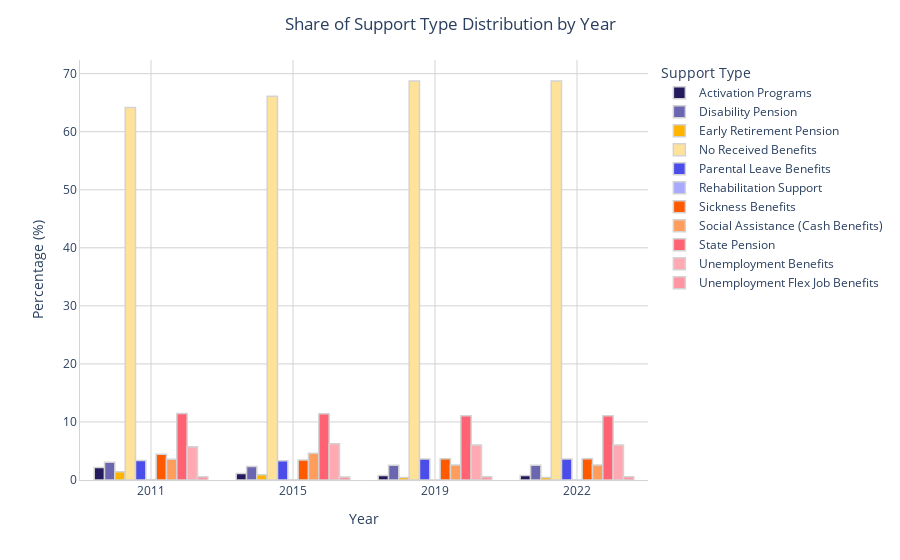

The code cell stored with this chart in its notebook:
### Code cell
# Group and aggregate
df_total_pers = df_support_long.query("SupportType=='Total Number of Persons'").groupby('Year')['Count'].sum().reset_index()
df_total_pers = df_total_pers.rename(columns={'Count': 'TotalPersons'})

df_support_count = df_support_long.query("SupportType!='Total Number of Persons'").groupby(['Year', 'SupportType'])['Count'].sum().reset_index()

df_support_ratio = pd.merge(df_support_count, df_total_pers, on='Year')
df_support_ratio['SupportRatio'] = df_support_ratio['Count'] / df_support_ratio['TotalPersons']

# Call the plot function
plot_grouped_bar_dist(
    years=df_support_ratio['Year'],
    counts=df_support_ratio['SupportType'],
    legend='Support Type',
    color_map = expanded_colors,
    values=df_support_ratio['SupportRatio'],
    html='support_type_by_year.html',
    title='Share of Support Type Distribution by Year', 
    show_percentage=True
)

### Figure 1 — Plotly figure (JSON) as saved in the notebook; plotly's stock layout.template omitted (floating-point values rounded to 4 significant figures)
{"data": [{"alignmentgroup": "True", "hovertemplate": "Support Type=Activation Programs<br>Year=%{x}<br>Percentage=%{text}<extra></extra>", "legendgroup": "Activation Programs", "marker": {"color": "#241B5F", "line": {"color": "lightgrey", "width": 1.5}, "pattern": {"shape": ""}}, "name": "Activation Programs", "offsetgroup": "Activation Programs", "orientation": "v", "showlegend": true, "text": [2.156, 1.139, 0.7729, 0.7729], "textposition": "outside", "texttemplate": "%{text:.1f}%", "type": "bar", "x": ["2011", "2015", "2019", "2022"], "xaxis": "x", "y": [2.156, 1.139, 0.7729, 0.7729], "yaxis": "y"}, {"alignmentgroup": "True", "hovertemplate": "Support Type=Disability Pension<br>Year=%{x}<br>Percentage=%{text}<extra></extra>", "legendgroup": "Disability Pension", "marker": {"color": "#6A66B2", "line": {"color": "lightgrey", "width": 1.5}, "pattern": {"shape": ""}}, "name": "Disability Pension", "offsetgroup": "Disability Pension", "orientation": "v", "showlegend": true, "text": [3.069, 2.347, 2.532, 2.532], "textposition": "outside", "texttemplate": "%{text:.1f}%", "type": "bar", "x": ["2011", "2015", "2019", "2022"], "xaxis": "x", "y": [3.069, 2.347, 2.532, 2.532], "yaxis": "y"}, {"alignmentgroup": "True", "hovertemplate": "Support Type=Early Retirement Pension<br>Year=%{x}<br>Percentage=%{text}<extra></extra>", "legendgroup": "Early Retirement Pension", "marker": {"color": "#FFB400", "line": {"color": "lightgrey", "width": 1.5}, "pattern": {"shape": ""}}, "name": "Early Retirement Pension", "offsetgroup": "Early Retirement Pension", "orientation": "v", "showlegend": true, "text": [1.411, 0.91, 0.43, 0.43], "textposition": "outside", "texttemplate": "%{text:.1f}%", "type": "bar", "x": ["2011", "2015", "2019", "2022"], "xaxis": "x", "y": [1.411, 0.91, 0.43, 0.43], "yaxis": "y"}, {"alignmentgroup": "True", "hovertemplate": "Support Type=No Received Benefits<br>Year=%{x}<br>Percentage=%{text}<extra></extra>", "legendgroup": "No Received Benefits", "marker": {"color": "#FFE299", "line": {"color": "lightgrey", "width": 1.5}, "pattern": {"shape": ""}}, "name": "No Received Benefits", "offsetgroup": "No Received Benefits", "orientation": "v", "showlegend": true, "text": [64.18, 66.1, 68.73, 68.73], "textposition": "outside", "texttemplate": "%{text:.1f}%", "type": "bar", "x": ["2011", "2015", "2019", "2022"], "xaxis": "x", "y": [64.18, 66.1, 68.73, 68.73], "yaxis": "y"}, {"alignmentgroup": "True", "hovertemplate": "Support Type=Parental Leave Benefits<br>Year=%{x}<br>Percentage=%{text}<extra></extra>", "legendgroup": "Parental Leave Benefits", "marker": {"color": "#4A4DE9", "line": {"color": "lightgrey", "width": 1.5}, "pattern": {"shape": ""}}, "name": "Parental Leave Benefits", "offsetgroup": "Parental Leave Benefits", "orientation": "v", "showlegend": true, "text": [3.371, 3.308, 3.617, 3.617], "textposition": "outside", "texttemplate": "%{text:.1f}%", "type": "bar", "x": ["2011", "2015", "2019", "2022"], "xaxis": "x", "y": [3.371, 3.308, 3.617, 3.617], "yaxis": "y"}, {"alignmentgroup": "True", "hovertemplate": "Support Type=Rehabilitation Support<br>Year=%{x}<br>Percentage=%{text}<extra></extra>", "legendgroup": "Rehabilitation Support", "marker": {"color": "#A7AAFF", "line": {"color": "lightgrey", "width": 1.5}, "pattern": {"shape": ""}}, "name": "Rehabilitation Support", "offsetgroup": "Rehabilitation Support", "orientation": "v", "showlegend": true, "text": [0.06879, 0.01878, 0.007178, 0.007178], "textposition": "outside", "texttemplate": "%{text:.1f}%", "type": "bar", "x": ["2011", "2015", "2019", "2022"], "xaxis": "x", "y": [0.06879, 0.01878, 0.007178, 0.007178], "yaxis": "y"}, {"alignmentgroup": "True", "hovertemplate": "Support Type=Sickness Benefits<br>Year=%{x}<br>Percentage=%{text}<extra></extra>", "legendgroup": "Sickness Benefits", "marker": {"color": "#FF5A00", "line": {"color": "lightgrey", "width": 1.5}, "pattern": {"shape": ""}}, "name": "Sickness Benefits", "offsetgroup": "Sickness Benefits", "orientation": "v", "showlegend": true, "text": [4.433, 3.442, 3.67, 3.67], "textposition": "outside", "texttemplate": "%{text:.1f}%", "type": "bar", "x": ["2011", "2015", "2019", "2022"], "xaxis": "x", "y": [4.433, 3.442, 3.67, 3.67], "yaxis": "y"}, {"alignmentgroup": "True", "hovertemplate": "Support Type=Social Assistance (Cash Benefits)<br>Year=%{x}<br>Percentage=%{text}<extra></extra>", "legendgroup": "Social Assistance (Cash Benefits)", "marker": {"color": "#FF9D5C", "line": {"color": "lightgrey", "width": 1.5}, "pattern": {"shape": ""}}, "name": "Social Assistance (Cash Benefits)", "offsetgroup": "Social Assistance (Cash Benefits)", "orientation": "v", "showlegend": true, "text": [3.56, 4.596, 2.576, 2.576], "textposition": "outside", "texttemplate": "%{text:.1f}%", "type": "bar", "x": ["2011", "2015", "2019", "2022"], "xaxis": "x", "y": [3.56, 4.596, 2.576, 2.576], "yaxis": "y"}, {"alignmentgroup": "True", "hovertemplate": "Support Type=State Pension<br>Year=%{x}<br>Percentage=%{text}<extra></extra>", "legendgroup": "State Pension", "marker": {"color": "#FF6273", "line": {"color": "lightgrey", "width": 1.5}, "pattern": {"shape": ""}}, "name": "State Pension", "offsetgroup": "State Pension", "orientation": "v", "showlegend": true, "text": [11.46, 11.41, 11.07, 11.07], "textposition": "outside", "texttemplate": "%{text:.1f}%", "type": "bar", "x": ["2011", "2015", "2019", "2022"], "xaxis": "x", "y": [11.46, 11.41, 11.07, 11.07], "yaxis": "y"}, {"alignmentgroup": "True", "hovertemplate": "Support Type=Unemployment Benefits<br>Year=%{x}<br>Percentage=%{text}<extra></extra>", "legendgroup": "Unemployment Benefits", "marker": {"color": "#FFAAB2", "line": {"color": "lightgrey", "width": 1.5}, "pattern": {"shape": ""}}, "name": "Unemployment Benefits", "offsetgroup": "Unemployment Benefits", "orientation": "v", "showlegend": true, "text": [5.724, 6.225, 6.018, 6.018], "textposition": "outside", "texttemplate": "%{text:.1f}%", "type": "bar", "x": ["2011", "2015", "2019", "2022"], "xaxis": "x", "y": [5.724, 6.225, 6.018, 6.018], "yaxis": "y"}, {"alignmentgroup": "True", "hovertemplate": "Support Type=Unemployment Flex Job Benefits<br>Year=%{x}<br>Percentage=%{text}<extra></extra>", "legendgroup": "Unemployment Flex Job Benefits", "marker": {"color": "#FF95A1", "line": {"color": "lightgrey", "width": 1.5}, "pattern": {"shape": ""}}, "name": "Unemployment Flex Job Benefits", "offsetgroup": "Unemployment Flex Job Benefits", "orientation": "v", "showlegend": true, "text": [0.5645, 0.5102, 0.5745, 0.5745], "textposition": "outside", "texttemplate": "%{text:.1f}%", "type": "bar", "x": ["2011", "2015", "2019", "2022"], "xaxis": "x", "y": [0.5645, 0.5102, 0.5745, 0.5745], "yaxis": "y"}], "layout": {"barmode": "group", "hovermode": "x unified", "legend": {"title": {"text": "Support Type"}, "tracegroupgap": 0}, "margin": {"t": 60}, "plot_bgcolor": "rgba(0,0,0,0)", "title": {"text": "Share of Support Type Distribution by Year", "x": 0.5}, "uniformtext": {"minsize": 8, "mode": "hide"}, "xaxis": {"anchor": "y", "domain": [0, 1], "gridcolor": "lightgrey", "gridwidth": 1, "linecolor": "lightgrey", "linewidth": 1, "showgrid": true, "showline": true, "title": {"text": "Year"}}, "yaxis": {"anchor": "x", "domain": [0, 1], "gridcolor": "lightgrey", "gridwidth": 1, "linecolor": "lightgrey", "linewidth": 1, "showgrid": true, "showline": true, "title": {"text": "Percentage (%)"}}}}
